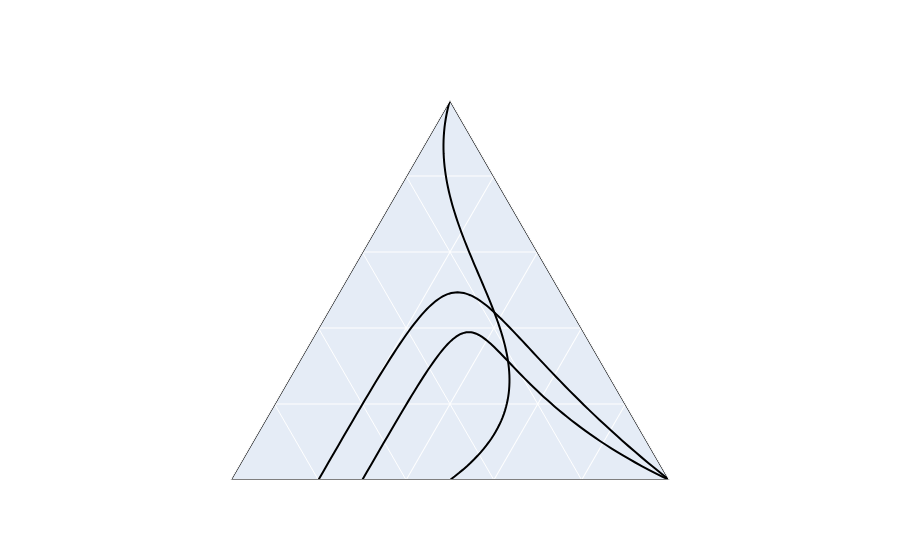

The code cell stored with this chart in its notebook:
### Code cell
import plotly.graph_objects as go
from scipy.special import comb
import numpy as np
from plotly.graph_objects import Layout

# Set layout with background color you want (rgba values)
# This one is for white background
layout = Layout(plot_bgcolor='rgba(255,255,255,1)')

# Function to generate control points for a Bezier curve
def generate_control_points(i):
    # Predefined control points
    control_points_set = [
        [[0, 0], [30, 40], [70, 0], [0, 70]],  # Control points for the first curve
        [[100, 0], [60, 30], [30, 0], [0, 50]],  # Control points for the second curve
        [[0, 0], [50, 30], [80, 0], [0, 80]]  # Control points for the third curve
    ]

    return control_points_set[i]

# Function to create a Bezier curve
def bezier_curve(points, n=100):
    N = len(points)
    t = np.linspace(0, 1, num=n)

    curve = np.zeros((n, 2))
    for i in range(N):
        curve += np.outer(comb(N - 1, i) * (1 - t) ** (N - 1 - i) * t ** i, points[i])

    return curve

# Define labels
labels = ["II(L.C.*D)", "IIL.C.", "II(W*D\")", "I(O\")", "I(D(=O))", "I(D)", "III(W*D*O)", "-II(O*D)"]

# Initialize the ternary plot
fig = go.Figure(layout=layout)

# Draw curved phase lines
num_curves = 3
for i in range(num_curves):

    # Generate control points for the Bezier curve
    control_points = generate_control_points(i)

    # Generate the Bezier curve
    curve = bezier_curve(control_points)

    # Convert the curve points to ternary coordinates
    points = [(x, y, 100 - x - y) for x, y in curve if 100 - x - y >= 0]

    # Plot the solid line
    fig.add_trace(go.Scatterternary({
        'mode': 'lines',
        'a': [p[0] for p in points],
        'b': [p[1] for p in points],
        'c': [p[2] for p in points],
        'line': {'color': 'black', 'width': 2},
    }))

    # Randomly select a label
    label = np.random.choice(labels)

    # Add the label with a line pointing to the midpoint of the solid line
    midpoint = points[len(points)//2]
    fig.add_annotation(
        x=midpoint[0], 
        y=midpoint[1], 
        text=label, 
        showarrow=True, 
        arrowhead=1,
        ax=0, 
        ay=-20
    )

# Manually add the top label
fig.add_annotation(
    x=50,
    y=100, 
    text="C12H25(OCH2CH2)5OH", 
    showarrow=False
)


# Bottom edge
fig.add_trace(go.Scatterternary({
    'mode': 'lines',
    'a': [0, 100],
    'b': [100, 0],
    'c': [0, 0],
    'line': {'color': 'black', 'width': 2},
    'showlegend': False
}))

# Left edge
fig.add_trace(go.Scatterternary({
    'mode': 'lines',
    'a': [0, 0],
    'b': [0, 100],
    'c': [100, 0],
    'line': {'color': 'black', 'width': 2},
    'showlegend': False
}))

# Right edge
fig.add_trace(go.Scatterternary({
    'mode': 'lines',
    'a': [100, 0],
    'b': [0, 0],
    'c': [0, 100],
    'line': {'color': 'black', 'width': 2},
    'showlegend': False
}))

# Update the layout
fig.update_layout({
    'ternary': {
        'sum': 100,
        'aaxis': {'title': 'H2O', 'tickformat': '.0f', 'showticklabels': False, 'color':'white'},
        'baxis': {'title': 'C12H25(OCH2CH2)5OH', 'tickformat': '.0f', 'showticklabels': False, 'color':'white'},
        'caxis': {'title': 'C14H29COONa', 'tickformat': '.0f', 'showticklabels': False, 'color':'white'}
    },
    'annotations': [{
        'showarrow': False,
        'text': '',  # Remove the text here
        'x': 0.5,
        'y': 1.3,
        'font': { 'size': 15 }
    }],
    'showlegend': False  # Add this line to hide the legend
})




# Update the grid color
fig.update_xaxes(showline=True, linewidth=2, linecolor='black', gridcolor='black')
fig.update_yaxes(showline=True, linewidth=2, linecolor='black', gridcolor='black')

# Show the figure
fig.show()

### Figure 1 — Plotly figure (JSON) as saved in the notebook; plotly's stock layout.template omitted (floating-point values rounded to 4 significant figures)
{"data": [{"a": [0, 0.912, 1.829, 2.751, 3.677, 4.607, 5.538, 6.471, 7.405, 8.34, 9.273, 10.21, 11.14, 12.06, 12.99, 13.91, 14.82, 15.73, 16.63, 17.53, 18.42, 19.3, 20.16, 21.02, 21.87, 22.71, 23.53, 24.34, 25.14, 25.92, 26.69, 27.44, 28.17, 28.89, 29.59, 30.27, 30.92, 31.56, 32.18, 32.77, 33.35, 33.89, 34.42, 34.92, 35.39, 35.84, 36.26, 36.65, 37.01, 37.34, 37.65, 37.92, 38.16, 38.37, 38.54, 38.68, 38.79, 38.86, 38.89, 38.89, 38.85, 38.77, 38.65, 38.5, 38.3, 38.06, 37.78, 37.45, 37.09, 36.67, 36.21, 35.71, 35.16, 34.56, 33.92, 33.22, 32.48, 31.69, 30.84, 29.95, 29.0, 27.99, 26.94, 25.83, 24.66, 23.44, 22.16, 20.82, 19.42, 17.97, 16.45, 14.88, 13.24, 11.54, 9.78, 7.954, 6.064, 4.109, 2.088, 0], "b": [0, 1.188, 2.328, 3.421, 4.469, 5.473, 6.433, 7.352, 8.23, 9.068, 9.868, 10.63, 11.36, 12.05, 12.71, 13.33, 13.93, 14.49, 15.03, 15.53, 16.01, 16.47, 16.9, 17.31, 17.69, 18.06, 18.4, 18.73, 19.04, 19.33, 19.61, 19.88, 20.13, 20.37, 20.6, 20.82, 21.04, 21.24, 21.45, 21.64, 21.84, 22.03, 22.22, 22.41, 22.61, 22.8, 23.0, 23.21, 23.42, 23.64, 23.86, 24.1, 24.35, 24.61, 24.88, 25.17, 25.48, 25.8, 26.13, 26.49, 26.87, 27.27, 27.69, 28.14, 28.61, 29.1, 29.63, 30.18, 30.77, 31.38, 32.03, 32.7, 33.42, 34.17, 34.95, 35.78, 36.64, 37.54, 38.49, 39.48, 40.51, 41.59, 42.71, 43.88, 45.1, 46.37, 47.68, 49.06, 50.48, 51.96, 53.49, 55.08, 56.73, 58.44, 60.21, 62.04, 63.93, 65.89, 67.91, 70], "c": [100, 97.9, 95.84, 93.83, 91.85, 89.92, 88.03, 86.18, 84.36, 82.59, 80.86, 79.16, 77.51, 75.89, 74.3, 72.76, 71.25, 69.78, 68.34, 66.94, 65.57, 64.24, 62.94, 61.67, 60.44, 59.23, 58.06, 56.93, 55.82, 54.74, 53.7, 52.68, 51.7, 50.74, 49.81, 48.91, 48.04, 47.19, 46.38, 45.58, 44.82, 44.08, 43.36, 42.67, 42.0, 41.36, 40.74, 40.14, 39.57, 39.02, 38.49, 37.98, 37.49, 37.02, 36.57, 36.15, 35.74, 35.34, 34.97, 34.62, 34.28, 33.96, 33.65, 33.37, 33.09, 32.84, 32.59, 32.36, 32.15, 31.95, 31.76, 31.58, 31.42, 31.27, 31.13, 31.0, 30.88, 30.77, 30.67, 30.58, 30.49, 30.42, 30.35, 30.3, 30.24, 30.2, 30.16, 30.12, 30.1, 30.07, 30.05, 30.04, 30.02, 30.02, 30.01, 30.0, 30.0, 30.0, 30.0, 30], "line": {"color": "black", "width": 2}, "mode": "lines", "type": "scatterternary"}, {"a": [100, 98.79, 97.59, 96.39, 95.2, 94.01, 92.84, 91.66, 90.49, 89.33, 88.17, 87.02, 85.88, 84.74, 83.6, 82.47, 81.35, 80.23, 79.11, 78.0, 76.9, 75.8, 74.71, 73.62, 72.53, 71.45, 70.37, 69.3, 68.23, 67.17, 66.11, 65.06, 64.01, 62.96, 61.92, 60.88, 59.85, 58.82, 57.79, 56.77, 55.75, 54.74, 53.73, 52.72, 51.71, 50.71, 49.72, 48.72, 47.73, 46.74, 45.76, 44.78, 43.8, 42.82, 41.85, 40.88, 39.91, 38.95, 37.98, 37.02, 36.07, 35.11, 34.16, 33.21, 32.26, 31.31, 30.37, 29.43, 28.49, 27.55, 26.61, 25.68, 24.75, 23.82, 22.89, 21.96, 21.03, 20.11, 19.19, 18.26, 17.34, 16.42, 15.51, 14.59, 13.67, 12.76, 11.84, 10.93, 10.01, 9.101, 8.189, 7.278, 6.367, 5.457, 4.547, 3.637, 2.728, 1.818, 0.9091, 0], "b": [0, 0.8909, 1.746, 2.566, 3.352, 4.104, 4.825, 5.513, 6.171, 6.799, 7.399, 7.97, 8.514, 9.031, 9.524, 9.991, 10.43, 10.86, 11.25, 11.63, 11.99, 12.33, 12.65, 12.95, 13.23, 13.5, 13.76, 14.0, 14.22, 14.44, 14.64, 14.83, 15.01, 15.19, 15.35, 15.51, 15.66, 15.8, 15.94, 16.08, 16.21, 16.34, 16.47, 16.6, 16.74, 16.87, 17.0, 17.14, 17.28, 17.42, 17.58, 17.73, 17.9, 18.07, 18.26, 18.45, 18.65, 18.87, 19.1, 19.34, 19.6, 19.87, 20.15, 20.46, 20.78, 21.12, 21.48, 21.86, 22.26, 22.69, 23.14, 23.61, 24.1, 24.62, 25.17, 25.75, 26.35, 26.98, 27.64, 28.34, 29.06, 29.82, 30.61, 31.44, 32.3, 33.19, 34.12, 35.1, 36.1, 37.15, 38.24, 39.37, 40.54, 41.76, 43.02, 44.32, 45.67, 47.07, 48.51, 50], "c": [0, 0.3182, 0.6662, 1.043, 1.448, 1.881, 2.34, 2.825, 3.335, 3.869, 4.427, 5.007, 5.609, 6.232, 6.874, 7.537, 8.218, 8.916, 9.632, 10.36, 11.11, 11.87, 12.65, 13.44, 14.24, 15.05, 15.87, 16.7, 17.54, 18.39, 19.25, 20.11, 20.98, 21.85, 22.73, 23.61, 24.49, 25.38, 26.26, 27.15, 28.03, 28.92, 29.8, 30.68, 31.55, 32.42, 33.28, 34.14, 34.99, 35.83, 36.67, 37.49, 38.3, 39.1, 39.89, 40.67, 41.44, 42.19, 42.92, 43.64, 44.34, 45.02, 45.69, 46.33, 46.96, 47.56, 48.15, 48.71, 49.25, 49.76, 50.25, 50.71, 51.15, 51.56, 51.94, 52.29, 52.62, 52.91, 53.17, 53.4, 53.59, 53.76, 53.88, 53.98, 54.03, 54.05, 54.03, 53.98, 53.88, 53.75, 53.57, 53.35, 53.09, 52.78, 52.43, 52.04, 51.6, 51.12, 50.58, 50], "line": {"color": "black", "width": 2}, "mode": "lines", "type": "scatterternary"}, {"a": [0, 1.509, 3.005, 4.488, 5.957, 7.411, 8.85, 10.27, 11.68, 13.07, 14.45, 15.8, 17.14, 18.46, 19.76, 21.04, 22.3, 23.53, 24.75, 25.94, 27.11, 28.26, 29.38, 30.48, 31.56, 32.6, 33.63, 34.62, 35.59, 36.53, 37.44, 38.32, 39.18, 40.0, 40.79, 41.55, 42.28, 42.98, 43.65, 44.28, 44.87, 45.44, 45.97, 46.46, 46.91, 47.33, 47.71, 48.06, 48.36, 48.63, 48.86, 49.05, 49.19, 49.3, 49.36, 49.38, 49.36, 49.3, 49.19, 49.03, 48.84, 48.59, 48.3, 47.96, 47.58, 47.15, 46.67, 46.14, 45.56, 44.93, 44.25, 43.52, 42.73, 41.9, 41.01, 40.07, 39.07, 38.02, 36.92, 35.76, 34.54, 33.27, 31.94, 30.55, 29.1, 27.59, 26.03, 24.4, 22.72, 20.97, 19.16, 17.29, 15.35, 13.35, 11.29, 9.164, 6.972, 4.715, 2.391, 0], "b": [0, 0.8909, 1.746, 2.567, 3.354, 4.108, 4.831, 5.524, 6.187, 6.822, 7.43, 8.011, 8.567, 9.099, 9.608, 10.1, 10.56, 11.01, 11.44, 11.84, 12.24, 12.61, 12.98, 13.33, 13.66, 13.99, 14.3, 14.61, 14.9, 15.19, 15.47, 15.75, 16.03, 16.3, 16.56, 16.83, 17.1, 17.37, 17.64, 17.91, 18.19, 18.48, 18.77, 19.06, 19.37, 19.68, 20.01, 20.35, 20.7, 21.06, 21.44, 21.84, 22.25, 22.68, 23.13, 23.59, 24.08, 24.6, 25.13, 25.69, 26.27, 26.88, 27.52, 28.19, 28.89, 29.61, 30.37, 31.16, 31.99, 32.85, 33.74, 34.67, 35.64, 36.65, 37.7, 38.79, 39.92, 41.1, 42.32, 43.58, 44.89, 46.25, 47.66, 49.11, 50.62, 52.18, 53.79, 55.45, 57.17, 58.95, 60.78, 62.67, 64.62, 66.63, 68.7, 70.83, 73.03, 75.28, 77.61, 80], "c": [100, 97.6, 95.25, 92.95, 90.69, 88.48, 86.32, 84.2, 82.13, 80.11, 78.12, 76.19, 74.29, 72.44, 70.63, 68.87, 67.14, 65.46, 63.82, 62.21, 60.65, 59.13, 57.64, 56.19, 54.78, 53.41, 52.07, 50.77, 49.51, 48.28, 47.09, 45.92, 44.8, 43.7, 42.64, 41.61, 40.62, 39.65, 38.71, 37.81, 36.93, 36.09, 35.27, 34.48, 33.72, 32.98, 32.27, 31.59, 30.94, 30.31, 29.7, 29.12, 28.56, 28.03, 27.51, 27.02, 26.56, 26.11, 25.68, 25.28, 24.89, 24.52, 24.18, 23.85, 23.53, 23.24, 22.96, 22.7, 22.46, 22.23, 22.01, 21.81, 21.62, 21.45, 21.29, 21.14, 21.0, 20.88, 20.76, 20.66, 20.57, 20.48, 20.41, 20.34, 20.28, 20.23, 20.18, 20.14, 20.11, 20.08, 20.06, 20.04, 20.03, 20.02, 20.01, 20.01, 20.0, 20.0, 20.0, 20], "line": {"color": "black", "width": 2}, "mode": "lines", "type": "scatterternary"}, {"a": [0, 100], "b": [100, 0], "c": [0, 0], "line": {"color": "black", "width": 2}, "mode": "lines", "showlegend": false, "type": "scatterternary"}, {"a": [0, 0], "b": [0, 100], "c": [100, 0], "line": {"color": "black", "width": 2}, "mode": "lines", "showlegend": false, "type": "scatterternary"}, {"a": [100, 0], "b": [0, 0], "c": [0, 100], "line": {"color": "black", "width": 2}, "mode": "lines", "showlegend": false, "type": "scatterternary"}], "layout": {"annotations": [{"arrowhead": 1, "ax": 0, "ay": -20, "font": {"size": 15}, "showarrow": false, "text": "", "x": 0.5, "y": 1.3}, {"arrowhead": 1, "ax": 0, "ay": -20, "font": {"size": 15}, "showarrow": false, "text": "", "x": 0.5, "y": 1.3}, {"arrowhead": 1, "ax": 0, "ay": -20, "font": {"size": 15}, "showarrow": false, "text": "", "x": 0.5, "y": 1.3}, {"font": {"size": 15}, "showarrow": false, "text": "", "x": 0.5, "y": 1.3}], "plot_bgcolor": "rgba(255,255,255,1)", "showlegend": false, "ternary": {"aaxis": {"color": "white", "showticklabels": false, "tickformat": ".0f", "title": {"text": "H2O"}}, "baxis": {"color": "white", "showticklabels": false, "tickformat": ".0f", "title": {"text": "C12H25(OCH2CH2)5OH"}}, "caxis": {"color": "white", "showticklabels": false, "tickformat": ".0f", "title": {"text": "C14H29COONa"}}, "sum": 100}, "xaxis": {"gridcolor": "black", "linecolor": "black", "linewidth": 2, "showline": true}, "yaxis": {"gridcolor": "black", "linecolor": "black", "linewidth": 2, "showline": true}}}
